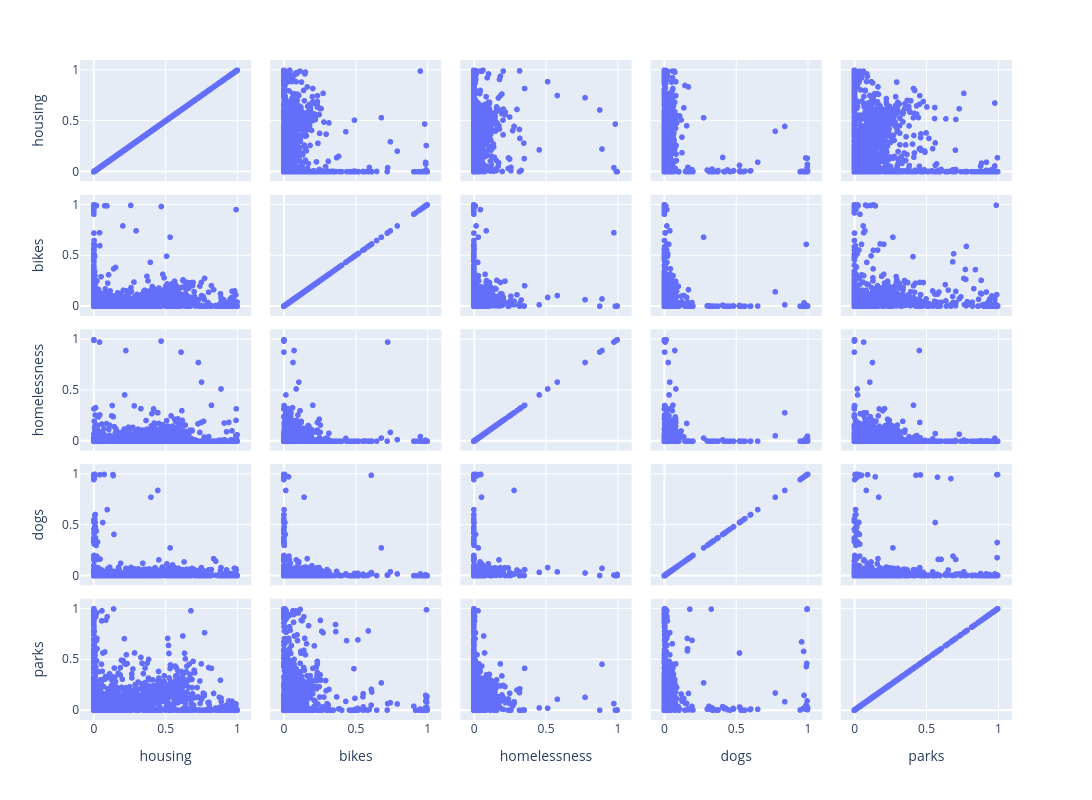

This figure's notebook cell:
### Code cell
fig = px.scatter_matrix(df, dimensions=categories[:5], width=1600, height=800, hover_name='subject_term')
fig.show()

### Figure 1 — Plotly figure (JSON) as saved in the notebook; plotly's stock layout.template omitted (floating-point values rounded to 4 significant figures; data arrays with more than 128 entries replaced by an {"elided": "..."} marker saying what was removed)
{"data": [{"dimensions": [{"axis": {"matches": true}, "label": "housing", "values": {"elided": "4963 float values"}}, {"axis": {"matches": true}, "label": "bikes", "values": {"elided": "4963 float values"}}, {"axis": {"matches": true}, "label": "homelessness", "values": {"elided": "4963 float values"}}, {"axis": {"matches": true}, "label": "dogs", "values": {"elided": "4963 float values"}}, {"axis": {"matches": true}, "label": "parks", "values": {"elided": "4963 float values"}}], "hovertemplate": "<b>%{hovertext}</b><br><br>%{xaxis.title.text}=%{x}<br>%{yaxis.title.text}=%{y}<extra></extra>", "hovertext": {"elided": "4963 str values"}, "legendgroup": "", "marker": {"color": "#636efa", "symbol": "circle"}, "name": "", "showlegend": false, "type": "splom"}], "layout": {"dragmode": "select", "height": 800, "legend": {"tracegroupgap": 0}, "margin": {"t": 60}, "width": 1600}}
